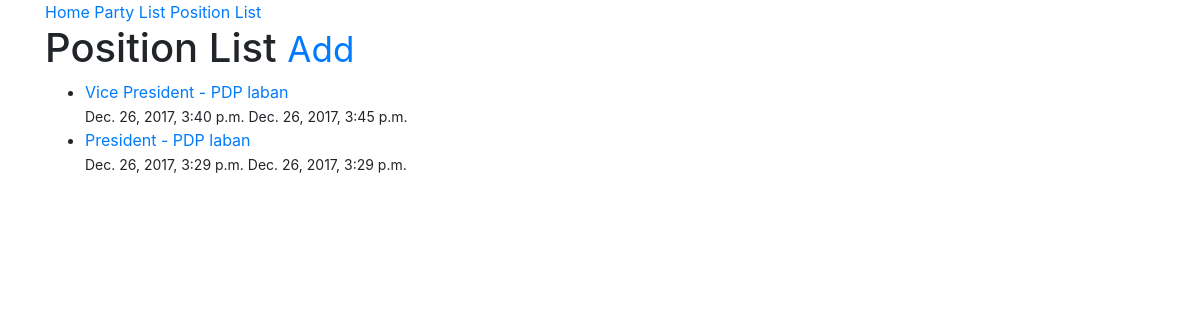
The page /position/ (signed in) on the database as committed earlier.
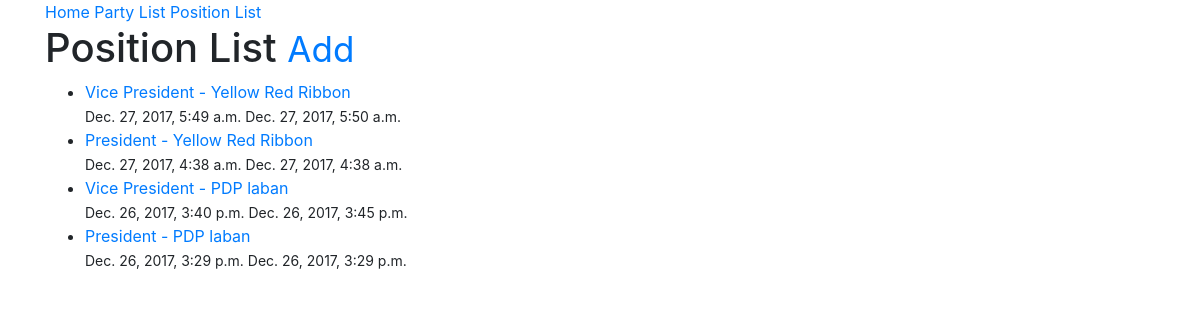
The same page on the database as committed later.
### positions/models.py (models this page shows, shortened)
class Position(models.Model):
	user 				= models.ForeignKey(User)
	partylist			= models.ForeignKey(PartyList)
	position_name 		= models.CharField(max_length=120)
	timestamp			= models.DateTimeField(auto_now_add=True)
	updated				= models.DateTimeField(auto_now=True)
	slug				= models.SlugField(null=True, blank=True)
	def __str__(self):
		return '%s - %s' % (self.position_name, self.partylist )
	def get_absolute_url(self):
		return reverse('position:edit', kwargs={'slug': self.slug})
	class Meta:
		ordering = ['-updated', '-timestamp']

### partylists/models.py (models this page shows, shortened)
class PartyList(models.Model):
	owner 				= models.ForeignKey(User)
	partylist_name 		= models.CharField(max_length=120)
	timestamp			= models.DateTimeField(auto_now_add=True)
	updated				= models.DateTimeField(auto_now=True)
	slug				= models.SlugField(null=True, blank=True)
	objects 			= CandidateManager()
	def __str__(self):
		return self.partylist_name
	class Meta:
		ordering = ['-updated', '-timestamp']

### positions/views.py (the view)
class PositionListView(LoginRequiredMixin, PermissionRequiredMixin, ListView):
	permission_required = 'positions'
	def get_queryset(self):
		return Position.objects.filter(user=self.request.user)

### positions/templates/positions/position_list.html (shortened to what this page needs)
{% extends "base.html" %}
{% block content %}
<h1>Position List <small><a href='{% url "position:create"%}'>Add</a></small></h1>
<ul>
	{% for obj in object_list %}
		<li><a href='{{ obj.get_absolute_url }}'>{{ obj }}</a><br/><small>{{ obj.timestamp }} {{ obj.updated }}</small></li>
		{% empty %}
			<li><a href='{% url "position:create"%}'>Add One</a></li>
	{% endfor %}
</ul>
{% endblock %}

### templates/base.html (shortened to what this page needs)
<!DOCTYPE html>
<html lang=en>
<head>
	{% include 'snippets/css.html' %}
</head>
	<body>
		{% include 'snippets/nav.html'%}
		<div class='container'>
			{% block content %}{% endblock content %}
		</div>
	</body>
</html>

### templates/snippets/css.html
{% load staticfiles %}
<link rel="stylesheet" href="{% static 'css/bootstrap.min.css' %}">
<link rel="stylesheet" href="{% static 'css/carousel.css' %}">

### templates/snippets/nav.html
<div class='container'>
	<a href='{% url "home" %}'>Home</a>
	{% if request.user.is_superuser %}
	<a href='{% url "party-list:list" %}'>Party List</a>
	<a href='{% url "position:list" %}'>Position List</a>
	{% endif %}
</div>

### templates/snippets/js.html (shortened to what this page needs)
{% load staticfiles %}

Rows that differ between the two databases and show on the page:
added Position: position_name+partylist "Vice President - Yellow Red Ribbon", timestamp "Dec. 27, 2017, 5:49 a.m.", updated "Dec. 27, 2017, 5:50 a.m."
added Position: position_name+partylist "President - Yellow Red Ribbon", timestamp "Dec. 27, 2017, 4:38 a.m.", updated "Dec. 27, 2017, 4:38 a.m."
